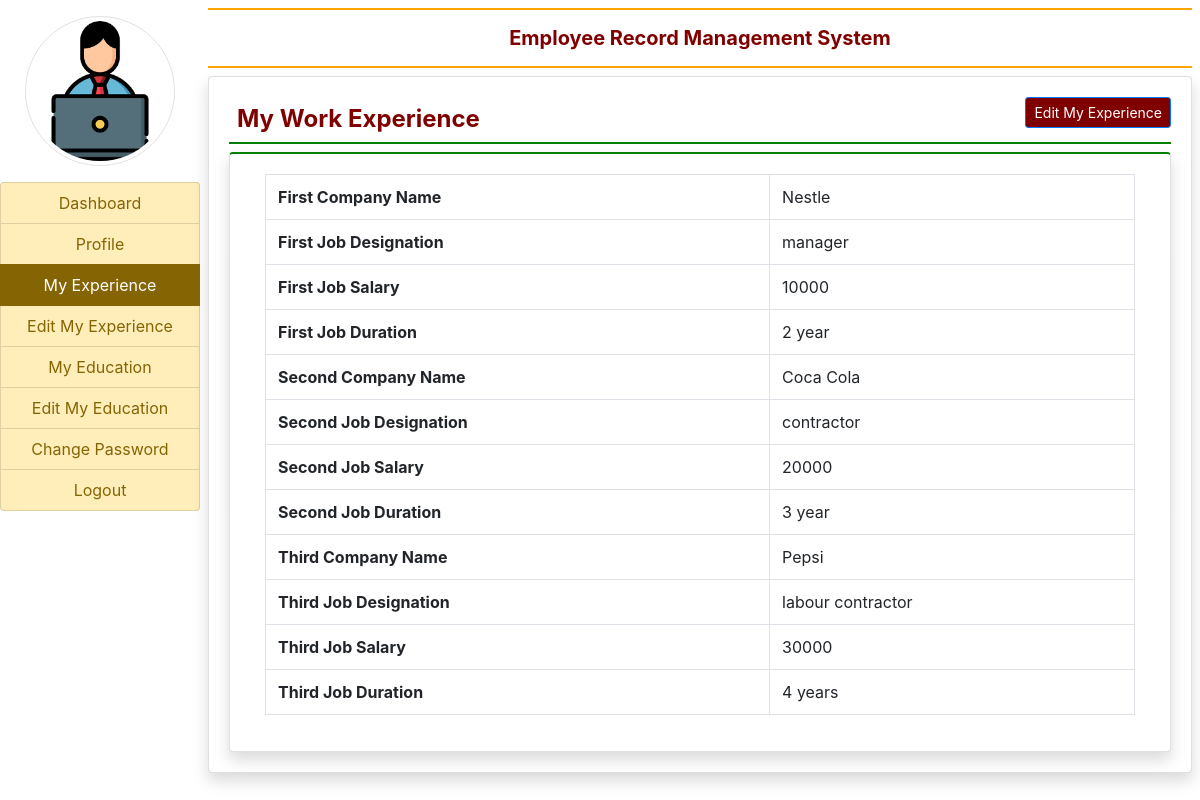
Screenshot of /myexperience (signed in) with the database file from the repository.
### employee/models.py (models this page shows, shortened)
class EmployeeExperience(models.Model):
    user = models.ForeignKey(User,on_delete=models.CASCADE)
    company1_name = models.CharField(max_length=100,null=True)
    company1_designation = models.CharField(max_length=100,null=True)
    company1_salary = models.CharField(max_length=100,null=True)
    company1_duration = models.CharField(max_length=100,null=True)
    company2_name = models.CharField(max_length=100,null=True)
    company2_designation = models.CharField(max_length=100,null=True)
    company2_salary = models.CharField(max_length=100,null=True)
    company2_duration = models.CharField(max_length=100,null=True)
    company3_name = models.CharField(max_length=100,null=True)
    company3_designation = models.CharField(max_length=100,null=True)
    company3_salary = models.CharField(max_length=100,null=True)
    company3_duration = models.CharField(max_length=100,null=True)

### employee/views.py (the view)
# urls.py: path('myexperience', myexperience, name="myexperience"),
def myexperience(request):
    if not request.user.is_authenticated:
        return redirect('emp_login')
    user = request.user
    experience = EmployeeExperience.objects.get(user=user)
    return render(request, 'myexperience.html',locals())

### employee/templates/myexperience.html
{% extends 'emp_navigation.html' %}
{% block content %}
<a href="{% url 'edit_experience' %}" class="btn btn-primary float-right btn-sm" style="background-color: maroon;">Edit My Experience</a>
<h4 class="p-2 font-weight-bold " style="border-bottom: 2px solid green; color: maroon;"> My Work Experience</h4>
        <div class="card shadow" style="border-top: 2px solid green;">
            <div class="card-body">
                <div class="container-fluid">
                  <div class="table-responsive">
                    <table class="table table-bordered">
                        <tr>
                            <th>First Company Name</th>
                            <td>{{experience.company1_name}}</td>
                        </tr>
                        <tr>
                            <th>First Job Designation</th>
                            <td>{{experience.company1_designation}}</td>
                        </tr>
                        <tr>
                            <th>First Job Salary</th>
                            <td>{{experience.company1_salary}}</td>
                        </tr>
                        <tr>
                            <th>First Job Duration</th>
                            <td>{{experience.company1_duration}}</td>
                        </tr>
                        <tr>
                            <th>Second Company Name</th>
                            <td>{{experience.company2_name}}</td>
                        </tr>
                        <tr>
                            <th>Second Job Designation</th>
                            <td>{{experience.company2_designation}}</td>
                        </tr>
                        <tr>
                            <th>Second Job Salary</th>
                            <td>{{experience.company2_salary}}</td>
                        </tr>
                        <tr>
                            <th>Second Job Duration</th>
                            <td>{{experience.company2_duration}}</td>
                        </tr>
                        <tr>
                            <th>Third Company Name</th>
                            <td>{{experience.company3_name}}</td>
                        </tr>
                        <tr>
                            <th>Third Job Designation</th>
                            <td>{{experience.company3_designation}}</td>
                        </tr>
                        <tr>
                            <th>Third Job Salary</th>
                            <td>{{experience.company3_salary}}</td>
                        </tr>
                        <tr>
                            <th>Third Job Duration</th>
                            <td>{{experience.company3_duration}}</td>
                        </tr>
                    </table>
                </div>
                </div>
            </div>
        </div>
{% endblock %}

### rows the page displays
EmployeeExperience: company1_name "Nestle", company1_designation "manager", company1_salary "10000", company1_duration "2 year", company2_name "Coca Cola", company2_designation "contractor", company2_salary "20000", company2_duration "3 year", company3_name "Pepsi", company3_designation "labour contractor", company3_salary "30000", company3_duration "4 years"
